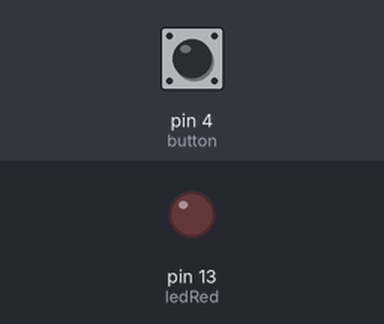
This sketch was run on a simulated Arduino Uno, built with avr-gcc and run on an emulated ATmega328P. Parts: output pins drawn as LEDs (lit = HIGH). Dashed ring = blinking. Inputs (shaded band) come from the test bench; at power-on: pin 4 (button) LOW.

Above: at 1.2 s.
1.3 s: pin 4 (button) pulled HIGH for 0.15 s
At 2.4 s:
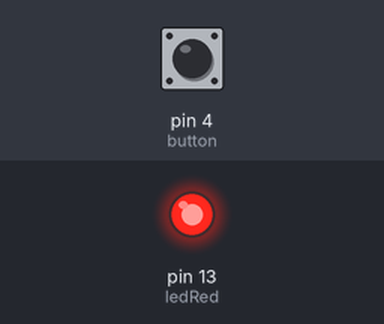
2.9 s: pin 4 (button) pulled HIGH for 3.2 s
At 3.11 s:
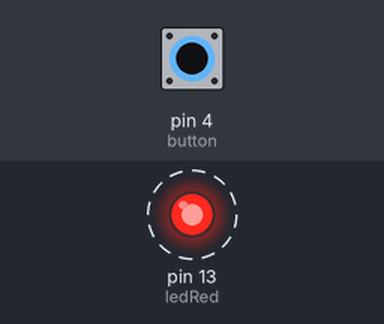
Timing chart, 0 to 7.6 s (numbered marks = the images above; inputs shaded):
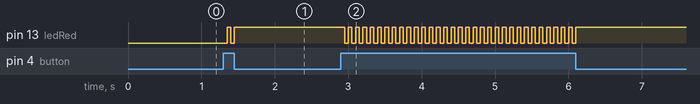

The sketch:

led_com_botao_inteligente_2.ino
```cpp
// LED com Botão Inteligente 2

int ledRed = 13;
int button = 4;
bool ledOn = false;

void setup()
{
  pinMode(ledRed, OUTPUT);
  pinMode(button, INPUT);
}

void loop()
{
  int valueButton = digitalRead(button);


  if(valueButton == HIGH){
    delay(50);
    if(ledOn == false){
        digitalWrite(ledRed, HIGH);
        ledOn = true;
    } else {
    	digitalWrite(ledRed, LOW);
      	ledOn = false;
    }
  }

}
// segue a mesma lógica da resolução anterior, porém, usando if e else (ou else if)
```

Measured:
- after the input at 1.3 s, pin 13 (ledRed): LOW → HIGH after 0.05 s, → LOW 0.05 s later, → HIGH 0.05 s later
- after the input at 2.9 s, pin 13 (ledRed): alternates HIGH for 0.05 s and LOW for 0.05 s, 64 changes in all, then stays HIGH, starting after 0.05 s
